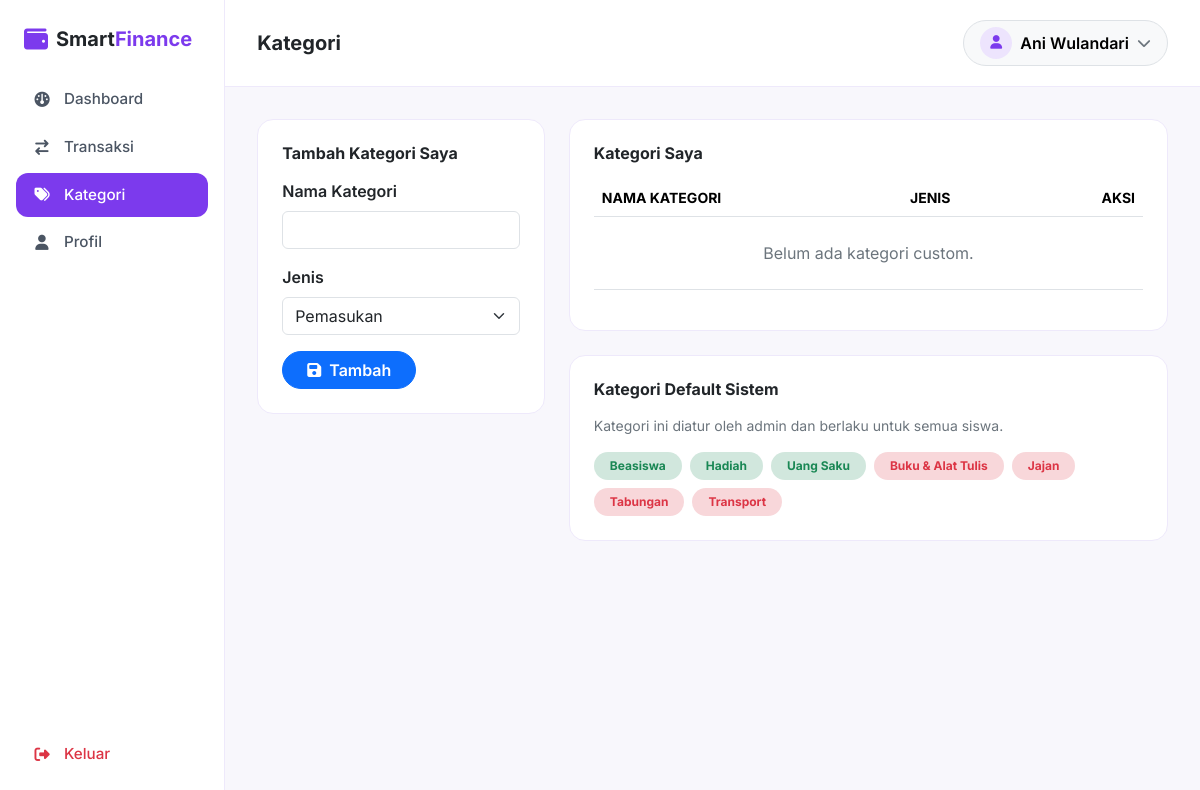
/siswa/kategori.php (signed in), run on the app's committed database.
### tables this page shows
CREATE TABLE kategori (
    id INT AUTO_INCREMENT PRIMARY KEY,
    nama_kategori VARCHAR(50) NOT NULL,
    jenis ENUM('pemasukan','pengeluaran') NOT NULL,
    siswa_id INT DEFAULT NULL,
    CONSTRAINT fk_kategori_siswa FOREIGN KEY (siswa_id) REFERENCES users(id) ON DELETE CASCADE
);

### siswa/kategori.php (the view, shortened to what this page needs)
<?php
require_once __DIR__ . '/../config/database.php';
$siswaId = $_SESSION['user_id'];
$editData = null;
$kategoriSaya = $pdo->prepare("SELECT * FROM kategori WHERE siswa_id = ? ORDER BY jenis, nama_kategori");
$kategoriSaya->execute([$siswaId]);
$kategoriSaya = $kategoriSaya->fetchAll();
$kategoriDefault = $pdo->query("SELECT * FROM kategori WHERE siswa_id IS NULL ORDER BY jenis, nama_kategori")->fetchAll();
include __DIR__ . '/../includes/header.php';
?>
<div class="row g-4">
  <div class="col-lg-4">
    <div class="stat-card">
      <h6 class="fw-bold mb-3"><?= $editData ? 'Edit Kategori' : 'Tambah Kategori Saya' ?></h6>
      <form method="POST">
        <div class="mb-3">
          <label class="form-label fw-semibold">Nama Kategori</label>
          <input type="text" name="nama_kategori" class="form-control" required
                 value="<?= htmlspecialchars($editData['nama_kategori'] ?? '') ?>">
        </div>
        <div class="mb-3">
          <label class="form-label fw-semibold">Jenis</label>
          <select name="jenis" class="form-select" required>
            <option value="pemasukan" <?= (($editData['jenis'] ?? '') === 'pemasukan') ? 'selected' : '' ?>>Pemasukan</option>
          </select>
        </div>
        <div class="d-flex gap-2">
          <button type="submit" class="btn btn-primary rounded-pill px-4 fw-semibold">
            <i class="fa-solid fa-floppy-disk me-2"></i><?= $editData ? 'Simpan' : 'Tambah' ?>
          </button>
        </div>
      </form>
    </div>
  </div>
  <div class="col-lg-8">
    <div class="stat-card mb-4">
      <h6 class="fw-bold mb-3">Kategori Saya</h6>
      <div class="table-responsive">
        <table class="table align-middle">
          <thead>
            <tr class="text-secondary small text-uppercase">
              <th>Nama Kategori</th>
              <th>Jenis</th>
              <th class="text-end">Aksi</th>
            </tr>
          </thead>
          <tbody>
            <?php if (empty($kategoriSaya)): ?>
              <tr><td colspan="3" class="text-center text-secondary py-4">Belum ada kategori custom.</td></tr>
            <?php endif; ?>
          </tbody>
        </table>
      </div>
    </div>
    <div class="stat-card">
      <h6 class="fw-bold mb-3">Kategori Default Sistem</h6>
      <p class="text-secondary small mb-3">Kategori ini diatur oleh admin dan berlaku untuk semua siswa.</p>
      <div class="d-flex flex-wrap gap-2">
        <?php foreach ($kategoriDefault as $k): ?>
          <span class="badge <?= $k['jenis'] === 'pemasukan' ? 'bg-success-subtle text-success' : 'bg-danger-subtle text-danger' ?> rounded-pill px-3 py-2">
            <?= htmlspecialchars($k['nama_kategori']) ?>
          </span>
        <?php endforeach; ?>
      </div>
    </div>
  </div>
</div>
<?php include __DIR__ . '/../includes/footer.php'; ?>

### assets/css/style.css (style rules this page uses)
:root { --bs-primary: #7C3AED; --bs-primary-rgb: 124, 58, 237; --bs-primary-text-emphasis: #5B21B6; --bs-primary-bg-subtle: #EDE4FD; --bs-primary-border-subtle: #C4B0F8; --bs-link-color: #7C3AED; --bs-link-hover-color: #6D28D9; --accent-orange: #FB923C; --bs-body-font-family: 'Inter', sans-serif; --bs-body-font-size: 1rem; }
body { font-family: var(--bs-body-font-family); }

### assets/css/app.css (style rules this page uses)
.app-body { background-color: #F8F7FC; }
.stat-card { background: #fff; border: 1px solid #EEE9FB; border-radius: 1rem; padding: 1.5rem; }

### data on the page
kategori: nama_kategori "Beasiswa"
kategori: nama_kategori "Hadiah"
kategori: nama_kategori "Uang Saku"
kategori: nama_kategori "Buku & Alat Tulis"
kategori: nama_kategori "Jajan"
kategori: nama_kategori "Tabungan"
kategori: nama_kategori "Transport"

### other printed values
$pageTitle "Kategori"
$_SESSION['nama'] "Ani Wulandari"
